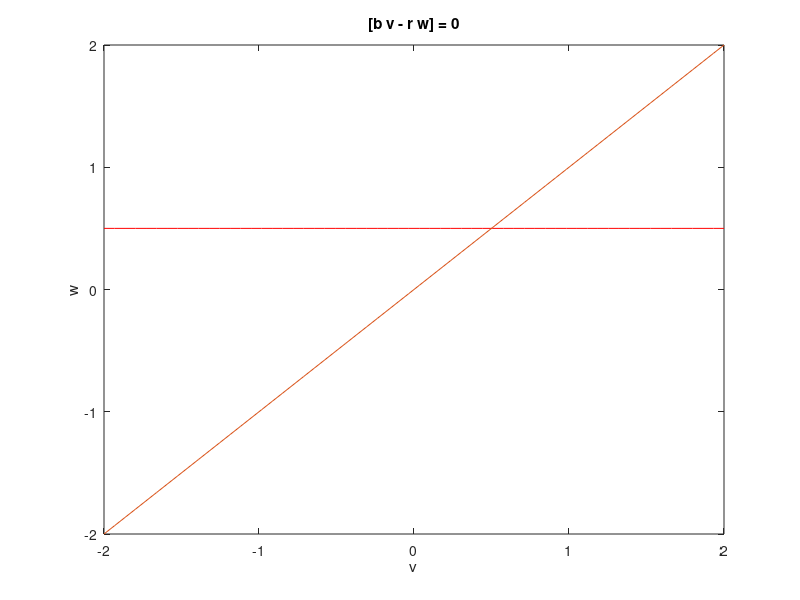

Recreate this plot in MATLAB. (Note: this script raises an error after producing the figure.)
a=0.5;
b=0.1;
r=0.1;

%differentiating F=0 w. r. t v to give D
p=[3 -3 0.5];
R =roots(p);

wn=@(V)[b*V/r];
vn=@(V)[V*(a-V)*(V-1) + Im];

for i=1:2
    V=R(i);
    I(i)=b*V/r-V*(a-V)*(V-1);
end
I

%I1=0.2594; I2=0.7406
Im=0.5
g=@(v,w)[b*v-r*w]; %w nullcline
F=@(v,w)[v*(a-v)*(v-1)-w + Im]; %v nullcline
%phase plot
figure('Name','Phase Plot, case 2')
ez1=ezplot(F, [-2,2,-2,2]);
hold on
ezplot(g,[-2,2,-2,2])
set(ez1,'color',[1 0 0])
%fixed point
syms x y
[solx,soly] = solve([x*(0.5-x)*(x-1)-y + 0.5==0],[0.1*x-0.1*y==0])
%(0.5,0.5) is the only real root. It is the fixed point

%Euler's forward integration
%perturbation from fixed point by (0.01, 0.01) such that starting points
%are as given below
v(1)=0.5+0.01;
w(1)=0.5+0.01;
t(1)=0;
h=0.1;
for s=2:1000
    v(s)=v(s-1)+(v(s-1)*(a-v(s-1))*(v(s-1)-1)-w(s-1) + Im)*h;
    w(s)=w(s-1)+(b*v(s-1)-r*w(s-1))*h;
    t(s)=t(s-1) + h;
end

figure('Name','V(t) vs t, case 2');
plot(t,v)

figure('Name','W(t) vs t, case 2');
plot(t,w)

figure(4);
plot(v,w)

figure('Name','Trajectory, case 2');
plot(v,w);
hold on
ez1=ezplot(F,[-0.1,1.4,-0.1,0.7]);
hold on
ezplot(g,[-0.1,1.4,-0.1,0.7]);
set(ez1,'color',[1 0 0])

